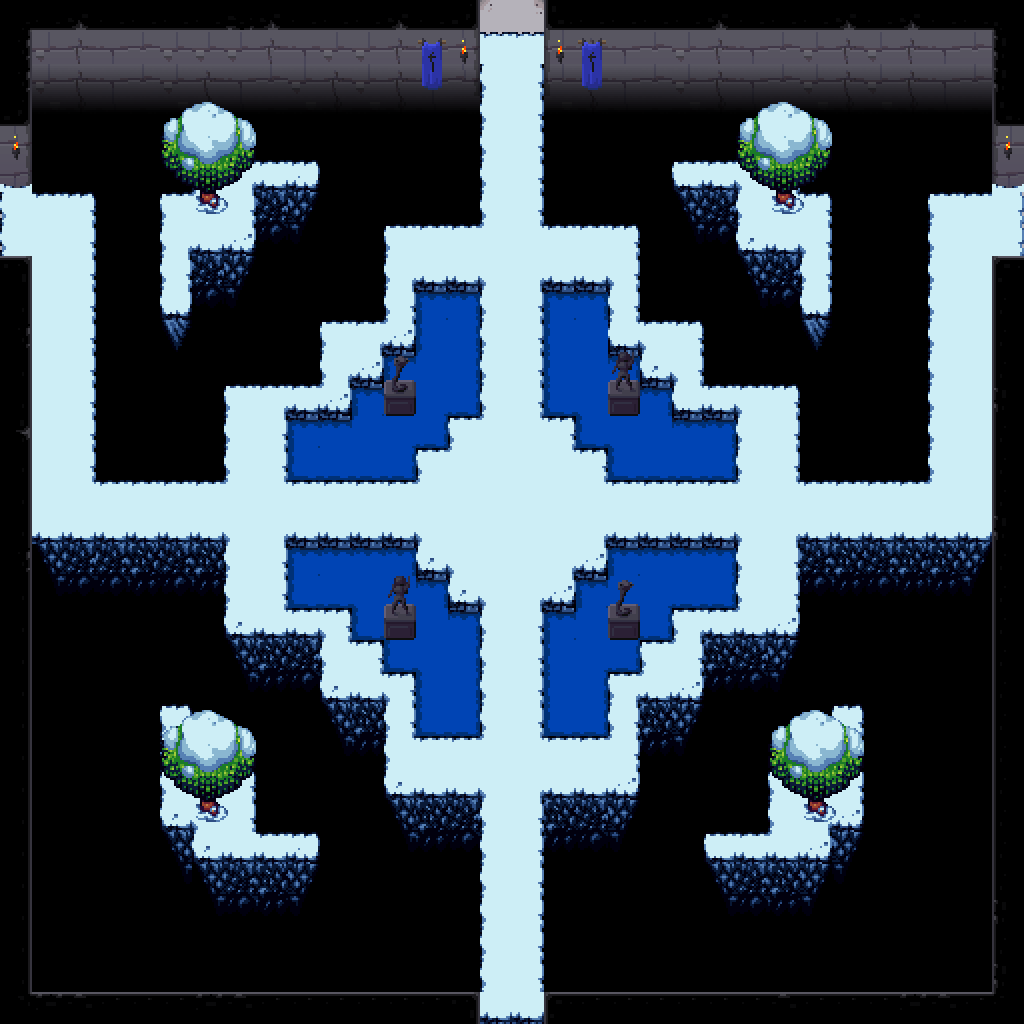

This game map was drawn from its Tiled (.tmx) file and the tilesets committed beside it. A one-line description and the trimmed map source follow:
An orthogonal 32x32 tile map with 32x32 px tiles, 4 tile layers (ground, walls, objects, tops), 3 tilesets and 132 objects (8x light).

<map version="1.0" orientation="orthogonal" renderorder="right-down" width="32" height="32" tilewidth="32" tileheight="32" nextobjectid="133">
 <tileset firstgid="1" name="dungeon tileset calciumtrice" tilewidth="32" tileheight="32">
  <image source="../textures/spritesheets/dungeon tileset calciumtrice.png" width="960" height="808" />
 </tileset>
 <tileset firstgid="751" name="buch1" tilewidth="32" tileheight="32">
  <image source="../textures/spritesheets/the_field_of_the_floating_island_by_buch_PD.png" width="800" height="640" />
 </tileset>
 <tileset firstgid="1251" name="buch2" tilewidth="32" tileheight="32">
  <image source="../textures/spritesheets/the_field_of_the_floating_island_snow_by_buch_PD.png" width="704" height="448" />
 </tileset>
 <layer name="ground" width="32" height="32">
  <data>[1024 cells, 1024 non-empty, 48 distinct tile ids]</data>
 </layer>
 <layer name="walls" width="32" height="32">
  <data>[1024 cells, 186 non-empty, 31 distinct tile ids]</data>
 </layer>
 <layer name="objects" width="32" height="32">
  <data>[1024 cells, 72 non-empty, 23 distinct tile ids]</data>
 </layer>
 <layer name="tops" width="32" height="32">
  <data>[1024 cells, 112 non-empty, 19 distinct tile ids]</data>
 </layer>
 <objectgroup name="colliderWalls">
  <object id="1" x="992" y="288" width="32" height="736" />
  <object id="2" x="0" y="288" width="32" height="736" />
  <object id="3" x="544" y="800" width="32" height="224" />
  <object id="4" x="448" y="800" width="32" height="224" />
  <object id="5" x="0" y="0" width="480" height="160" />
  <object id="6" x="0" y="160" width="192" height="32" />
  <object id="7" x="544" y="0" width="480" height="160" />
  <object id="8" x="800" y="160" width="224" height="32" />
  <object id="9" x="544" y="160" width="32" height="64" />
  <object id="10" x="448" y="160" width="32" height="64" />
  <object id="11" x="576" y="192" width="96" height="32" />
  <object id="12" x="640" y="224" width="32" height="96" />
  <object id="13" x="672" y="288" width="64" height="32" />
  <object id="14" x="704" y="320" width="32" height="64" />
  <object id="15" x="736" y="352" width="96" height="32" />
  <object id="16" x="800" y="384" width="32" height="96" />
  <object id="17" x="832" y="448" width="96" height="32" />
  <object id="18" x="896" y="192" width="32" height="256" />
  <object id="19" x="352" y="192" width="96" height="32" />
  <object id="20" x="352" y="224" width="32" height="96" />
  <object id="21" x="288" y="288" width="64" height="32" />
  <object id="22" x="288" y="320" width="32" height="64" />
  <object id="23" x="192" y="352" width="96" height="32" />
  <object id="24" x="192" y="384" width="32" height="96" />
  <object id="25" x="96" y="448" width="96" height="32" />
  <object id="26" x="96" y="192" width="32" height="256" />
  <object id="27" x="800" y="544" width="192" height="32" />
  <object id="28" x="32" y="544" width="192" height="32" />
  <object id="29" x="192" y="576" width="32" height="96" />
  <object id="30" x="224" y="640" width="96" height="32" />
  <object id="31" x="288" y="672" width="32" height="64" />
  <object id="32" x="320" y="704" width="64" height="32" />
  <object id="33" x="352" y="736" width="32" height="96" />
  <object id="34" x="384" y="800" width="64" height="32" />
  <object id="35" x="800" y="576" width="32" height="96" />
  <object id="36" x="704" y="640" width="96" height="32" />
  <object id="37" x="704" y="672" width="32" height="64" />
  <object id="38" x="640" y="704" width="64" height="32" />
  <object id="39" x="640" y="736" width="32" height="96" />
  <object id="40" x="576" y="800" width="64" height="32" />
  <object id="41" x="416" y="288" width="64" height="64" />
  <object id="42" x="384" y="352" width="96" height="32" />
  <object id="43" x="352" y="384" width="128" height="32" />
  <object id="44" x="288" y="416" width="160" height="32" />
  <object id="45" x="288" y="448" width="128" height="32" />
  <object id="46" x="544" y="288" width="64" height="64" />
  <object id="47" x="544" y="352" width="96" height="32" />
  <object id="48" x="544" y="384" width="128" height="32" />
  <object id="49" x="576" y="416" width="160" height="32" />
  <object id="50" x="608" y="448" width="128" height="32" />
  <object id="51" x="288" y="544" width="128" height="32" />
  <object id="52" x="288" y="576" width="160" height="32" />
  <object id="53" x="352" y="608" width="128" height="32" />
  <object id="54" x="384" y="640" width="96" height="32" />
  <object id="55" x="416" y="672" width="64" height="64" />
  <object id="56" x="608" y="544" width="128" height="32" />
  <object id="57" x="576" y="576" width="160" height="32" />
  <object id="58" x="544" y="608" width="128" height="32" />
  <object id="59" x="544" y="640" width="96" height="32" />
  <object id="60" x="544" y="672" width="64" height="64" />
  <object id="61" x="576" y="992" width="416" height="32" />
  <object id="62" x="32" y="992" width="416" height="32" />
 </objectgroup>
 <objectgroup name="gameMasterColliderWalls">
  <object id="63" x="992" y="288" width="32" height="736" />
  <object id="64" x="0" y="288" width="32" height="736" />
  <object id="65" x="544" y="800" width="32" height="224" />
  <object id="66" x="448" y="800" width="32" height="224" />
  <object id="67" x="0" y="0" width="480" height="160" />
  <object id="68" x="0" y="160" width="192" height="32" />
  <object id="69" x="544" y="0" width="480" height="160" />
  <object id="70" x="800" y="160" width="224" height="32" />
  <object id="71" x="544" y="160" width="32" height="64" />
  <object id="72" x="448" y="160" width="32" height="64" />
  <object id="73" x="576" y="192" width="96" height="32" />
  <object id="74" x="640" y="224" width="32" height="96" />
  <object id="75" x="672" y="288" width="64" height="32" />
  <object id="76" x="704" y="320" width="32" height="64" />
  <object id="77" x="736" y="352" width="96" height="32" />
  <object id="78" x="800" y="384" width="32" height="96" />
  <object id="79" x="832" y="448" width="96" height="32" />
  <object id="80" x="896" y="192" width="32" height="256" />
  <object id="81" x="352" y="192" width="96" height="32" />
  <object id="82" x="352" y="224" width="32" height="96" />
  <object id="83" x="288" y="288" width="64" height="32" />
  <object id="84" x="288" y="320" width="32" height="64" />
  <object id="85" x="192" y="352" width="96" height="32" />
  <object id="86" x="192" y="384" width="32" height="96" />
  <object id="87" x="96" y="448" width="96" height="32" />
  <object id="88" x="96" y="192" width="32" height="256" />
  <object id="89" x="800" y="544" width="192" height="32" />
  <object id="90" x="32" y="544" width="192" height="32" />
  <object id="91" x="192" y="576" width="32" height="96" />
  <object id="92" x="224" y="640" width="96" height="32" />
  <object id="93" x="288" y="672" width="32" height="64" />
  <object id="94" x="320" y="704" width="64" height="32" />
  <object id="95" x="352" y="736" width="32" height="96" />
  <object id="96" x="384" y="800" width="64" height="32" />
  <object id="97" x="800" y="576" width="32" height="96" />
  <object id="98" x="704" y="640" width="96" height="32" />
  <object id="99" x="704" y="672" width="32" height="64" />
  <object id="100" x="640" y="704" width="64" height="32" />
  <object id="101" x="640" y="736" width="32" height="96" />
  <object id="102" x="576" y="800" width="64" height="32" />
  <object id="103" x="416" y="288" width="64" height="64" />
  <object id="104" x="384" y="352" width="96" height="32" />
  <object id="105" x="352" y="384" width="128" height="32" />
  <object id="106" x="288" y="416" width="160" height="32" />
  <object id="107" x="288" y="448" width="128" height="32" />
  </objectgroup>
 <objectgroup name="lights">
  <!-- 8 objects omitted --></objectgroup>
</map>
<!-- 25 of 132 objects omitted -->
